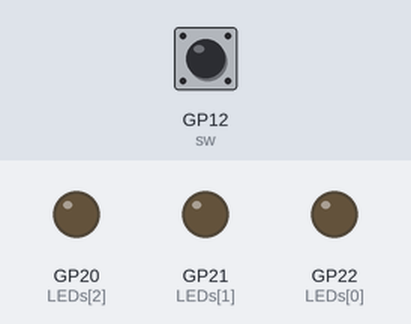
This program was run on a simulated Raspberry Pi Pico running MicroPython. Shown: output pins drawn as LEDs (lit = HIGH). Inputs (shaded band) come from the test bench; at power-on: GP12 (sw) HIGH.

Above: at 1.2 s.
1.3 s: GP12 (sw) pulled LOW for 1 s
At 2.8 s:
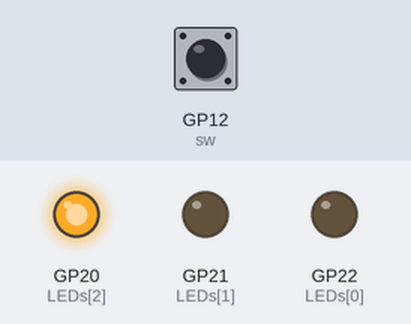
3.8 s: GP12 (sw) pulled LOW for 0.15 s
At 4.7 s:
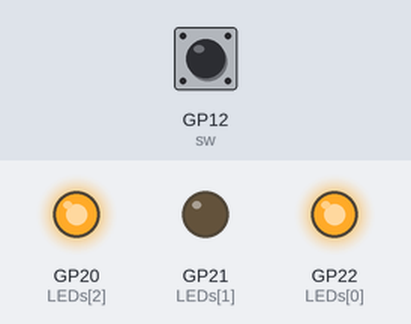
5.5 s: GP12 (sw) pulled LOW for 0.15 s
At 6.3 s:
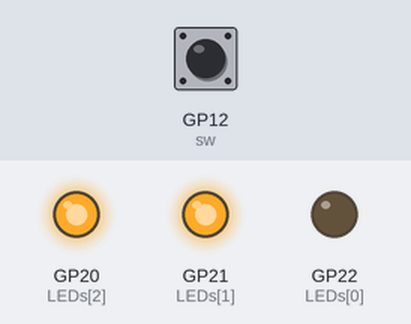
7.2 s: GP12 (sw) pulled LOW for 3.2 s
At 10.9 s:
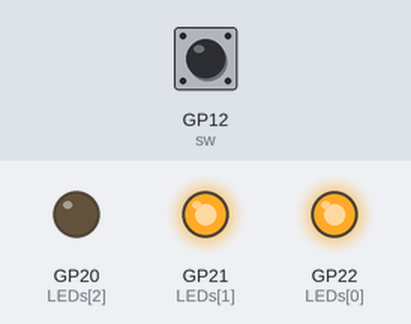
Timing chart, 0 to 12.4 s (numbered marks = the images above; inputs shaded):
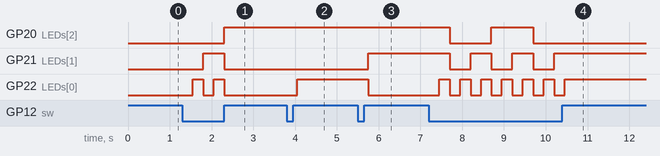

Measured:
- after the input at 1.3 s, GP20 (LEDs[2]): LOW → HIGH after 1.0 s; GP21 (LEDs[1]): LOW → HIGH after 0.50 s, → LOW 0.50 s later; GP22 (LEDs[0]): alternates HIGH for 0.25 s and LOW for 0.25 s, 4 changes in all, then stays LOW, starting after 0.25 s
- after the input at 3.8 s, GP22 (LEDs[0]): LOW → HIGH after 0.25 s
- after the input at 5.5 s, GP21 (LEDs[1]): LOW → HIGH after 0.25 s; GP22 (LEDs[0]): HIGH → LOW after 0.25 s
- after the input at 7.2 s, GP20 (LEDs[2]): HIGH → LOW after 0.50 s, → HIGH 1.0 s later, → LOW 1.0 s later; GP21 (LEDs[1]): alternates HIGH for 0.50 s and LOW for 0.50 s, 6 changes in all, then stays HIGH, starting after 0.50 s; GP22 (LEDs[0]): alternates HIGH for 0.25 s and LOW for 0.25 s, 13 changes in all, then stays HIGH, starting after 0.25 s

The program:

04_bitwise.py
```python
from machine import Pin
import time

'''
Your task is to write a program that waits for user to press a button on the proto board.
When user presses the button, a variable is incremented by one. If the value is over seven
then variable is set to zero. By pressing the button repeatedly, you can cycle the variable
through numbers 0 – 7.
In addition to incrementing the variable that program displays the number in binary using
the proto board’s LEDs.
'''


def set_leds_off(LEDs):
    for led in LEDs:
        led.off()

def set_leds_on(LEDs, number):
    for i in range(3):
        if number & (1 << i):
            LEDs[i].on()
        else:
            LEDs[i].off()

def main():
    sw = Pin(12, mode = Pin.IN, pull = Pin.PULL_UP)
    LEDs = [
        Pin(22, Pin.OUT),
        Pin(21, Pin.OUT),
        Pin(20, Pin.OUT)]
    decimal_number = 0

    set_leds_off(LEDs)

    while True:
        if not sw.value():
            time.sleep_ms(250)

            decimal_number += 1

            if decimal_number > 7:
                decimal_number = 0

            set_leds_on(LEDs, decimal_number)


if __name__ == "__main__":
    main()
    
```
